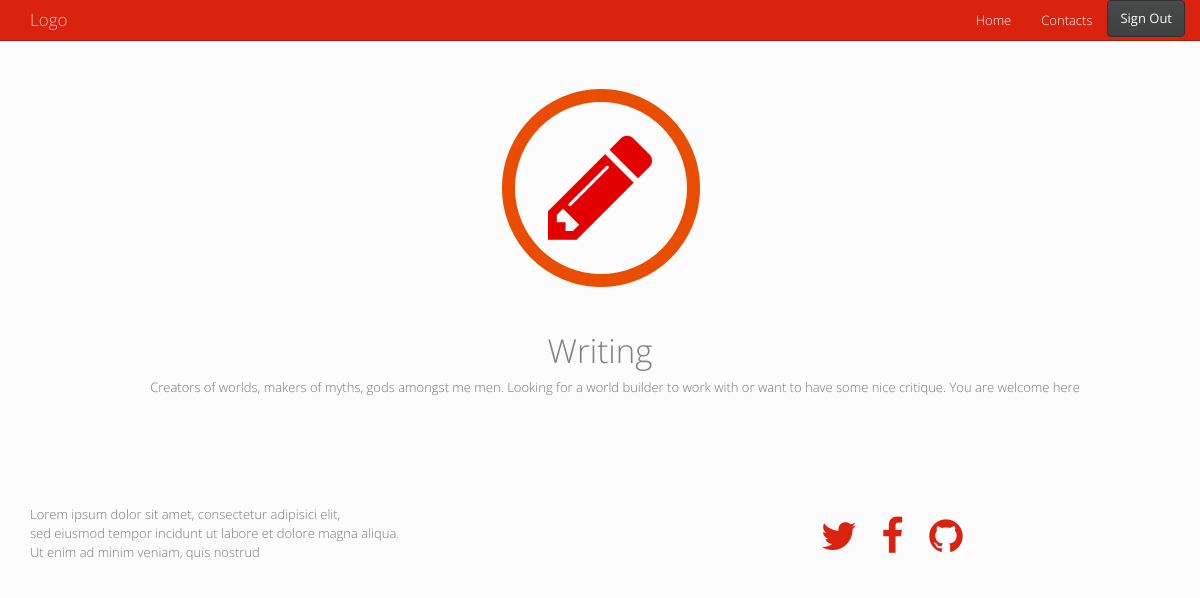
Screenshot of /php/skillPage.php?skill=9 with the database file from the repository.
### tables this page shows
CREATE TABLE IF NOT EXISTS `skills` (
  `ID` int(11) NOT NULL,
  `skillName` varchar(50) NOT NULL,
  `skillInfo` text NOT NULL
);

### php/skillPage.php (the view, shortened to what this page needs)
<?php
    $skillID = $_GET['skill'];
    if (!isset($skillID)) {
       header("Location: index.php");
   } else {
      $conn = new mysqli(DB_HOST, DB_USER, DB_PASS, DB_NAME);
      if ($conn->connect_error) {
          header("Location: index.php");
          echo $error = "Connection failed: " . $conn->connect_error;
      } else {
          $sql = "SELECT * FROM skills WHERE ID = '".$skillID."'";
          $result = $conn->query($sql);
          $skillInfo = $result->fetch_assoc();
      }
   }
?>
<html><head>
    <link href="http://cdnjs.cloudflare.com/ajax/libs/font-awesome/4.3.0/css/font-awesome.min.css" rel="stylesheet" type="text/css">
    <link rel="stylesheet" href="bootstrap.min.css">
</head><body>
    <div class="navbar navbar-default navbar-inverse navbar-static-top">
      <div class="container">
        <div class="navbar-header">
          <a class="navbar-brand" href="#"><span>Logo</span></a>
        </div>
        <div class="collapse navbar-collapse" id="navbar-ex-collapse">
          <a href="logout.php" class="btn btn-default navbar-right">Sign Out</a><ul class="nav navbar-nav navbar-right">
            <li class="active">
              <a href="#">Home</a>
            </li>
            <li class="active">
              <a href="#">Contacts</a>
            </li>
          </ul>
        </div>
      </div>
    </div>
    <div class="section">
      <div class="container">
        <div class="row">
          <div class="col-md-1"></div>
          <div class="col-md-10">
            <img src="<?php echo "assets/".$skillID.".png" ?>" class="center-block img-circle img-responsive">
            <h1 class="text-center text-muted"><?php echo $skillInfo["skillName"] ?></h1>
          </div>
          <div class="col-md-1"></div>
        </div>
      </div>
    </div>
    <div class="section">
      <div class="container">
        <div class="row">
          <div class="col-md-12">
            <div class="section">
              <div class="container">
                <div class="row"><div class="col-md-12"><p class="text-center"><?php echo $skillInfo["skillInfo"] ?></p></div></div>
              </div>
            </div>
          </div>
        </div>
      </div>
    </div><footer class="section section-primary"> <div class="container"> <div class="row"> <div class="col-sm-6"> <h1><br><br></h1> <p>Lorem ipsum dolor sit amet, consectetur adipisici elit, <br>sed eiusmod tempor incidunt ut labore et dolore magna aliqua. <br>Ut enim ad minim veniam, quis nostrud</p></div><div class="col-sm-6"> <p class="text-info text-right"> <br><br></p><p><br><br><br></p><div class="row"> <div class="col-md-12 text-center">  <a href="#"><i class="fa fa-3x fa-fw fa-twitter text-primary"></i></a> <a href="#"><i class="fa fa-3x fa-facebook fa-fw text-primary"></i></a> <a href="#"><i class="fa fa-3x fa-fw fa-github text-primary"></i></a> </div></div></div></div></div></footer>
</body></html>

### php/skillPage.php (style rules this page uses)
i { color:#fff; }

### rows the page displays
skills: skillName "Writing", skillInfo "Creators of worlds, makers of myths, gods amongst me men. Looking for a world builder to work with or want to have some nice critique. You are welcome here"
